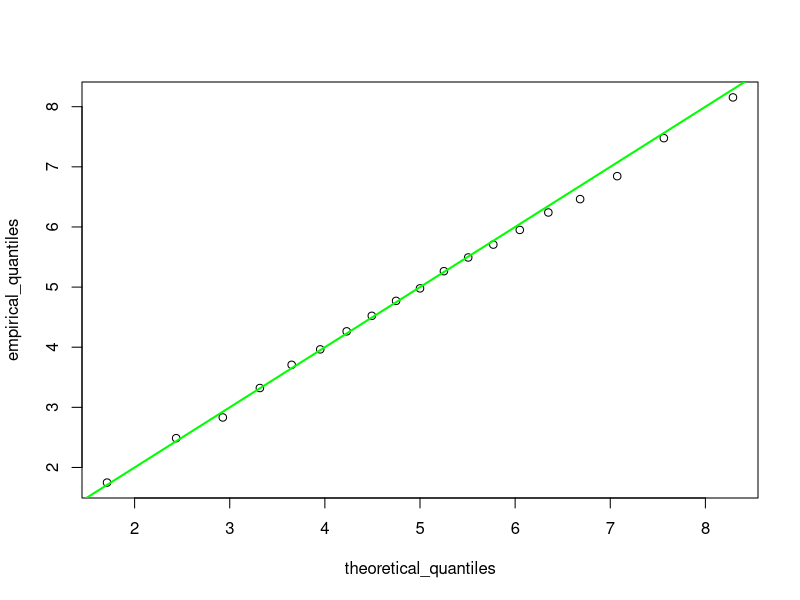

Generate this figure with R:
# 2
# a)
par(mfrow = c(1, 1))
sampledata <- rnorm(1000, mean = 5, sd = sqrt(4))

probability_vector <- seq(0.05, 0.95, by = 0.05)

empirical_quantiles <- quantile(sampledata, probs = probability_vector)

print(empirical_quantiles)

# b

theoretical_quantiles <- qnorm(probability_vector, mean = 5, sd = sqrt(4))

print(theoretical_quantiles)

plot(theoretical_quantiles, empirical_quantiles)

# c
abline(a = 0, b = 1, col = "green", lwd = 2)

# The equation should be y=x, because the empirical quantiles
#should be close to the theoretical quantiles for a large sample size
